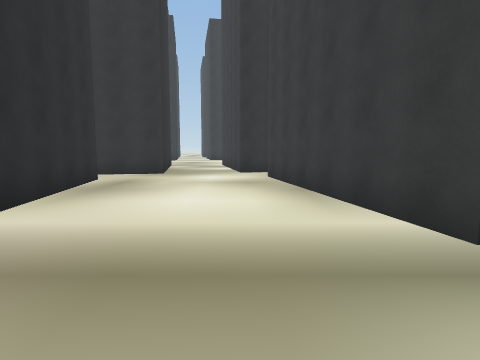
view 1 (above)

24 first-person views from a walk through a 3-D level made in the Unity game engine. The camera is 1.5 m above the floor, tilts 6° down and sees 80° across. The floor is counted in squares, 2 m on a side. Each view is taken from the middle of a square. On the plan, view 1 faces up. The plan holds only what a view shows up to about 10 squares ahead; the rest is blank. The place goes on beyond the plan. The player is left out.

view 2
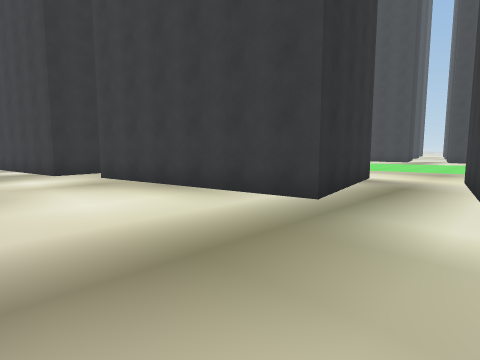

view 3
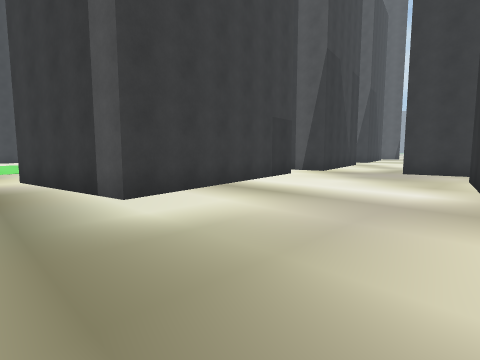

view 4
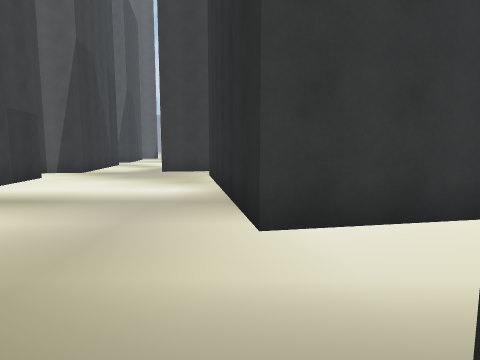

view 5
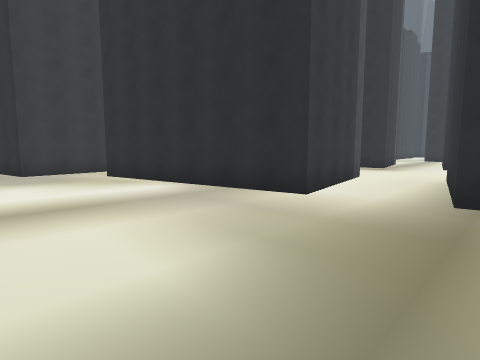

view 6
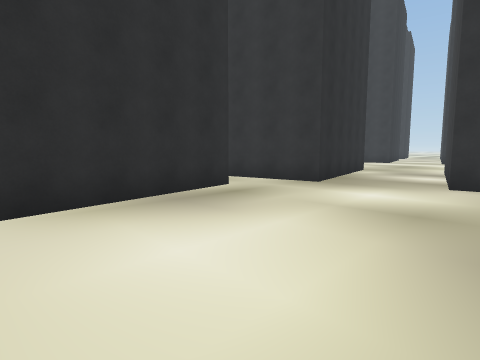

view 7
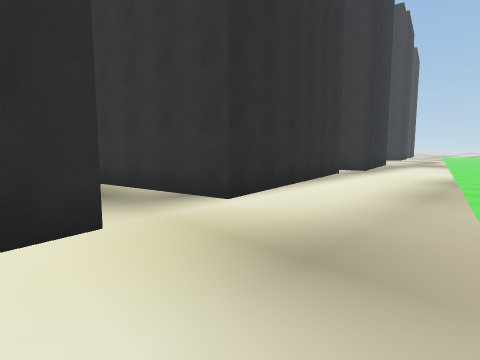

view 8
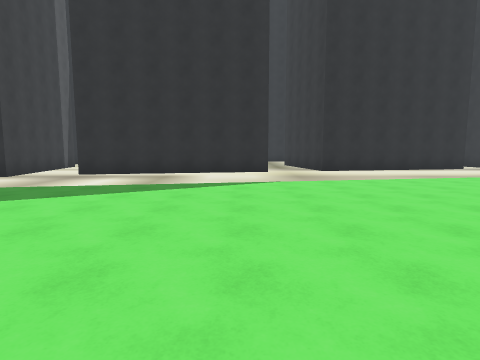

view 9
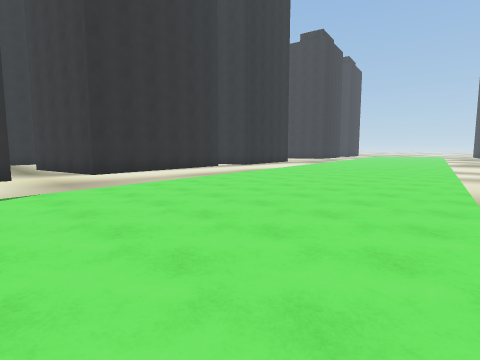

view 10
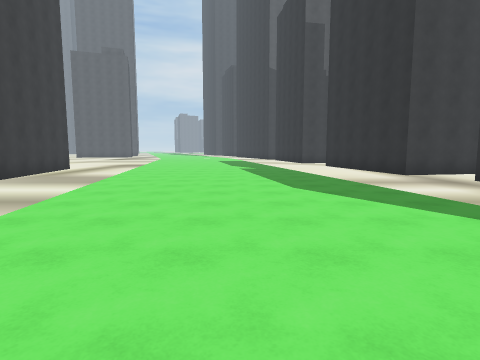

view 11
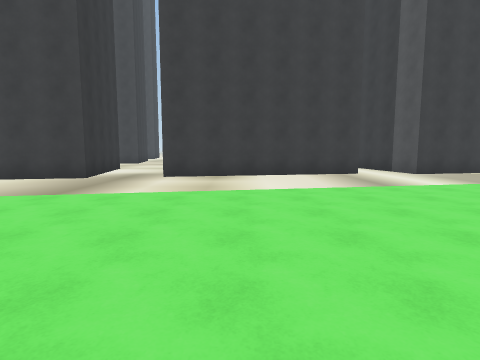

view 12
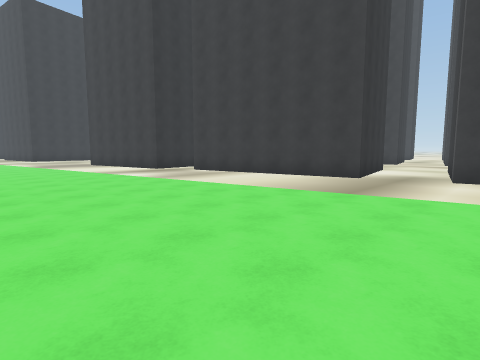

view 13
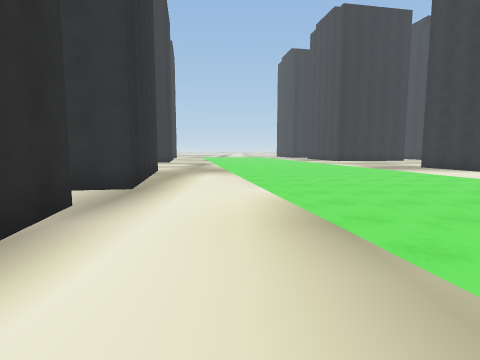

view 14
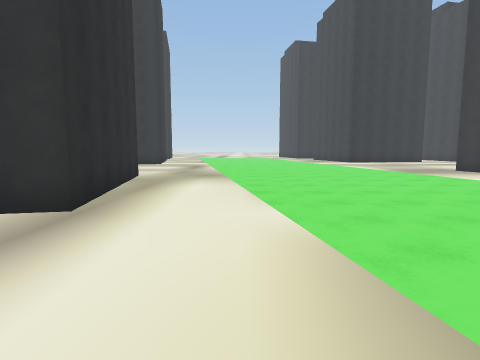

view 15
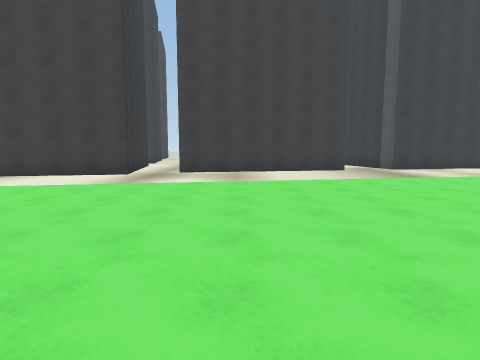

view 16
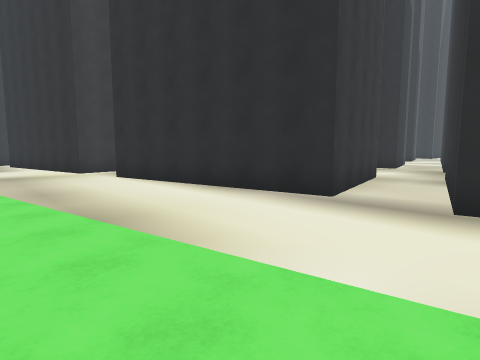

view 17
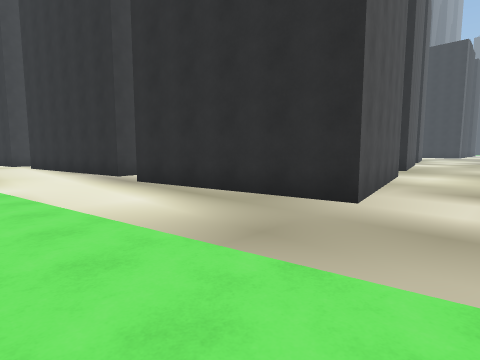

view 18
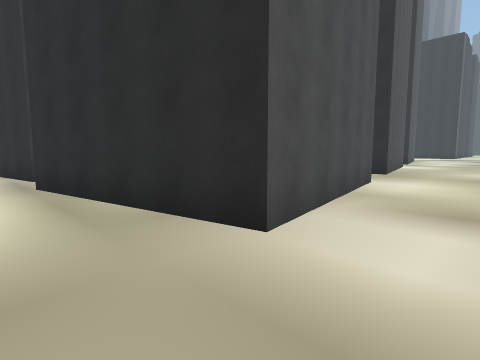

view 19
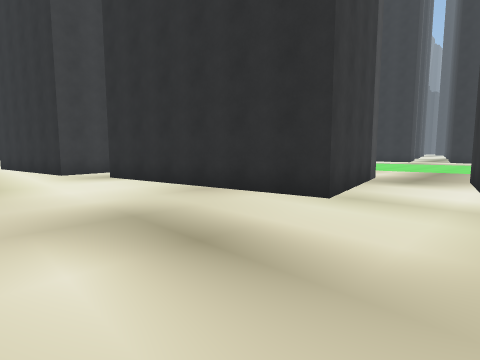

view 20
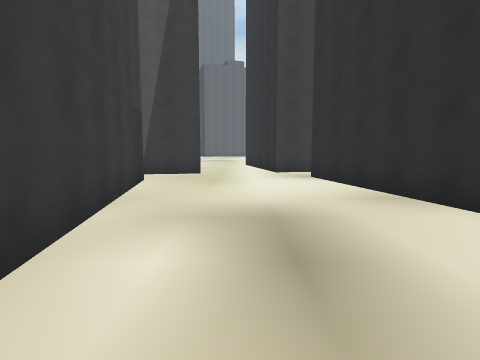

view 21
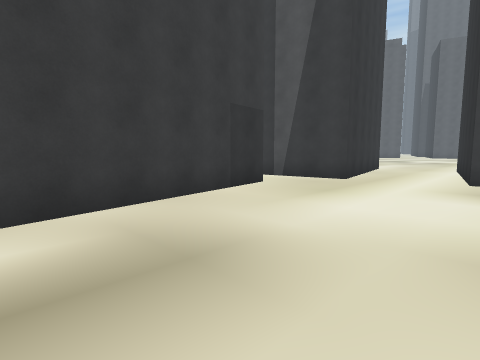

view 22
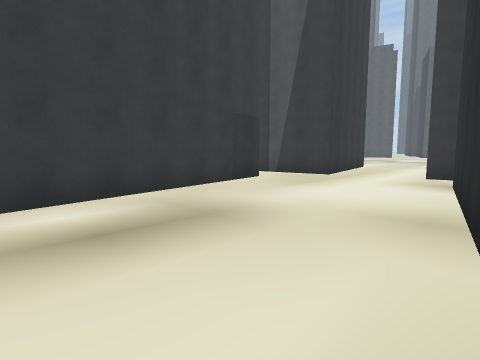

view 23
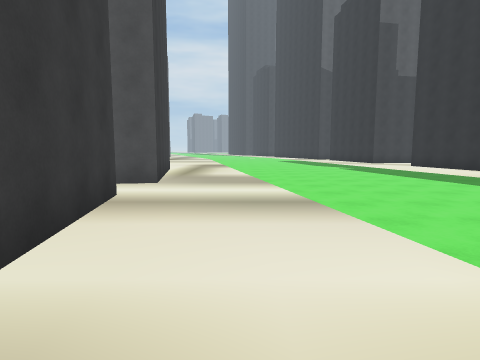

view 24
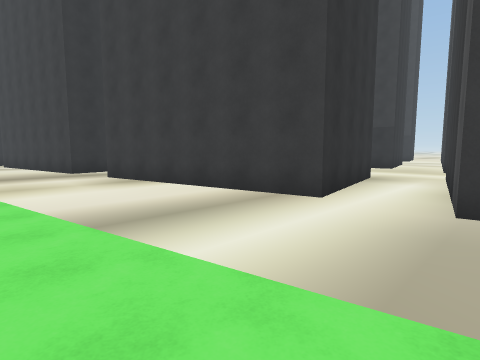

### Floor plan
Key: @ floor where view 1 was taken; # wall or solid block; . floor; O other object.
Columns run from 9 left of view 1 to 29 right of it. Each row starts with its distance up from view 1.
 17          ...............#
 16    .....................##
 15    .......####...........#
 14     .#...##  #...........#
 13     ###..#   #...........##
 12       #..#   #.............
 11       #..#  ##............O
 10       #..####.............O
  9     ###......O............O
  8     ......OOO O...........O
  7      O....O   O............O
  6      O....O   O............OOOO.....
  5      O.....O  O............O........O
  4       O....O  O................O....O
  3       O....OOOOO...........OOOOO....O
  2       O....................O   O....O
  1   .OOO.........O............O  O....O
  0 .........@..OOOO............O  O.....O
 -1 ....OOOO....O  O............O   O....O
 -2  ..O   O....O  O............OOOOO.....
 -3        O....O   O...................###
 -4        O....O   O.............####..#
 -5        O.....O  O...........###  #..#
 -6         O..... .............##   #..#
 -7         ......####...........#   #..
 -8         ##..###  #...........#   #.

Where each view was taken, in squares from view 1:
view 1: 0 up, 0 right, facing up
view 2: 0 up, 2 left, facing up-right
view 3: 2 up, 2 left, facing down-right
view 4: 2 up, 2 left, facing down
view 5: 2 up, 2 right, facing down-left
view 6: 3 up, 1 right, facing up-left
view 7: 0 up, 9 right, facing up-left
view 8: 0 up, 16 right, facing left
view 9: 0 up, 15 right, facing up-left
view 10: 2 up, 13 right, facing down
view 11: 1 up, 10 right, facing right
view 12: 2 up, 10 right, facing up-right
view 13: 5 up, 7 right, facing up
view 14: 7 up, 7 right, facing up
view 15: 9 up, 7 right, facing right
view 16: 11 up, 9 right, facing down-left
view 17: 17 up, 8 right, facing down-left
view 18: 17 up, 6 right, facing down-left
view 19: 6 up, 26 right, facing down-left
view 20: 6 up, 25 right, facing down
view 21: 4 up, 23 right, facing down-right
view 22: 5 up, 22 right, facing down-right
view 23: 2 up, 17 right, facing down
view 24: 5 down, 15 right, facing up-right
